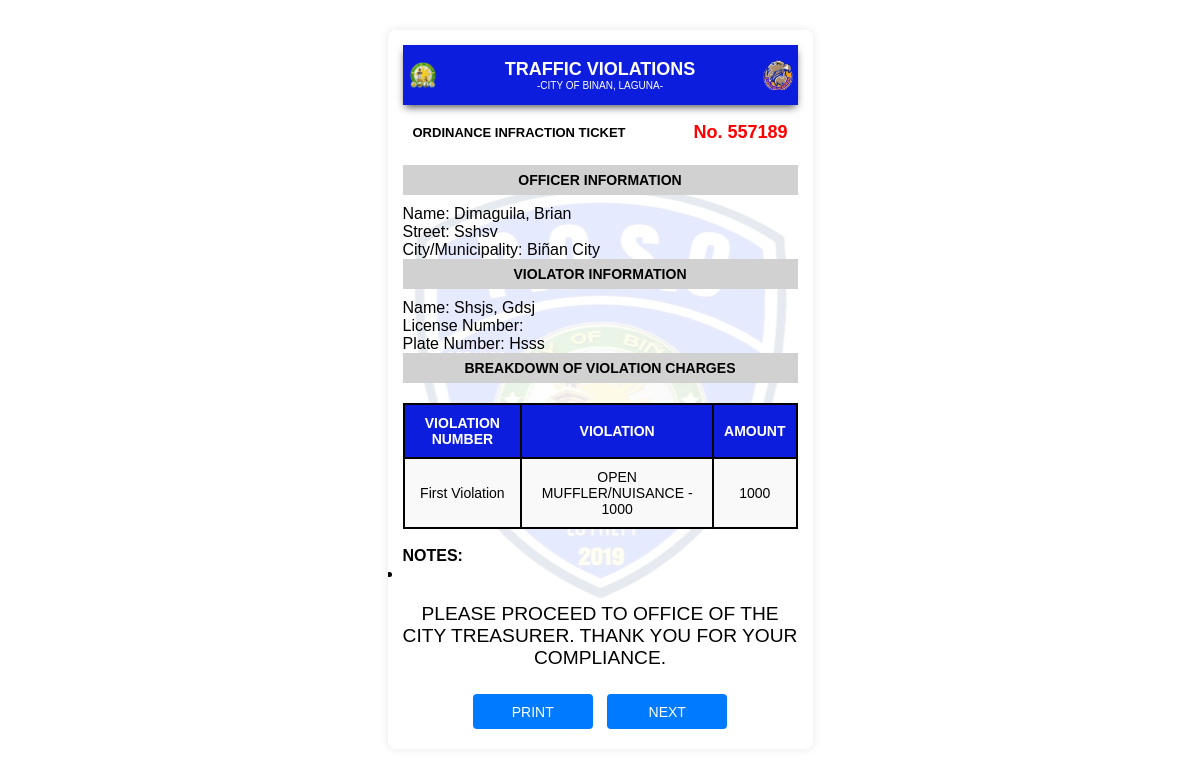
The page /poso.tix/receipt.php?ticket_number=557189 on the database its author committed.
### tables this page shows
CREATE TABLE `report` (
  `ID` int(11) NOT NULL,
  `ticket_number` varchar(6) DEFAULT NULL,
  `first_name` varchar(100) DEFAULT NULL,
  `middle_name` varchar(100) DEFAULT NULL,
  `last_name` varchar(100) DEFAULT NULL,
  `dob` date DEFAULT NULL,
  `address` varchar(255) DEFAULT NULL,
  `license` varchar(255) NOT NULL,
  `confiscated` enum('yes','no') NOT NULL,
  `violation_date` date DEFAULT NULL,
  `violation_time` time DEFAULT NULL,
  `street` varchar(100) DEFAULT NULL,
  `plate_number` varchar(20) DEFAULT NULL,
  `city` varchar(100) DEFAULT NULL,
  `registration` varchar(100) DEFAULT NULL,
  `vehicle_type` varchar(50) DEFAULT NULL,
  `vehicle_owner` varchar(100) DEFAULT NULL,
  `created_at` timestamp NOT NULL DEFAULT current_timestamp(),
  `signature` longblob NOT NULL
);

### poso.tix/receipt.php (the view, shortened to what this page needs)
<?php
include 'connection.php';
$ticket_number = $_GET['ticket_number'];
$sql = "SELECT 'First Violation' AS violation_type, first_violation, first_total, notes FROM violation WHERE ticket_number = ?
        UNION ALL
        SELECT 'Second Violation' AS violation_type, second_violation, second_total, notes FROM 2_violation WHERE ticket_number = ?
        UNION ALL
        SELECT 'Third Violation' AS violation_type, third_violation, third_total, notes FROM 3_violation WHERE ticket_number = ?
        ORDER BY violation_type ASC";
$stmt = $conn->prepare($sql);
$stmt->bind_param("iii", $ticket_number, $ticket_number, $ticket_number);
$stmt->execute();
$result = $stmt->get_result();
$sql_officer = "SELECT CONCAT(lastname, ', ', firstname) AS officer_name FROM hh_login LIMIT 1";
$stmt_officer = $conn->prepare($sql_officer);
$stmt_officer->execute();
$officer_result = $stmt_officer->get_result();
$officer = $officer_result->fetch_assoc();
$officer_name = $officer['officer_name'];
$sql_violator = "SELECT CONCAT(last_name, ', ', first_name) AS violator_name, license, plate_number, street, city FROM report WHERE ticket_number = ?";
$stmt_violator = $conn->prepare($sql_violator);
$stmt_violator->bind_param("i", $ticket_number);
$stmt_violator->execute();
$violator_result = $stmt_violator->get_result();
$violator = $violator_result->fetch_assoc();
$violator_name = $violator['violator_name'];
$license_number = $violator['license'];
$plate_number = $violator['plate_number'];
$street = $violator['street'];
$city = $violator['city'];
?>
<!DOCTYPE html>
<html lang="en">
<head>
    <link rel="stylesheet" href="style.css?v=1.0">
</head>
<body>
    <div class="container">
        <?php if ($result->num_rows > 0) : ?>
            <div class="ticket-container">
                <div class="header-container d-flex justify-content-between align-items-center">
                    <img src="/POSO/images/left.png" alt="Left Logo" class="logo">
                    <div class="col text-center">
                        <p class="title">Traffic Violations</p>
                        <p class="city">-City of Binan, Laguna-</p>
                    </div>
                    <img src="/POSO/images/arman.png" alt="Right Logo" class="logo">
                </div>
                <div class="ticket-info">
                    <p class="ticket-label">Ordinance Infraction Ticket</p>
                    <p class="ticket-number">No. <?php echo htmlspecialchars($ticket_number); ?></p>
                </div>
<div class="gray">
    <h3>Officer Information</h3>
</div>
<p>Name: <?php echo htmlspecialchars($officer_name); ?></p>
<p>Street: <?php echo htmlspecialchars($street); ?></p>
<p>City/Municipality: <?php echo htmlspecialchars($city); ?></p>
                <div class="gray">
                    <h3>Violator Information</h3>
                </div>
                <p>Name: <?php echo htmlspecialchars($violator_name); ?></p>
                <p>License Number: <?php echo htmlspecialchars($license_number); ?></p>
                <p>Plate Number: <?php echo htmlspecialchars($plate_number); ?></p>
                <div class="gray">
                    <h3>BREAKDOWN OF VIOLATION CHARGES</h3>
                </div>
                <table>
                    <thead>
                        <tr>
                            <th>VIOLATION NUMBER</th>
                            <th>VIOLATION</th>
                            <th>AMOUNT</th>
                        </tr>
                    </thead>
                    <tbody>
                        <?php
                        while ($violation = $result->fetch_assoc()) {
                            $violation_details = htmlspecialchars($violation['first_violation'] ?? $violation['second_violation'] ?? $violation['third_violation']);
                            $violation_amount = htmlspecialchars($violation['first_total'] ?? $violation['second_total'] ?? $violation['third_total']);
                            $formatted_violation_details = str_replace(", ", "<br>", $violation_details);
                            echo "<tr>
                                <td>" . htmlspecialchars($violation['violation_type']) . "</td>
                                <td>" . $formatted_violation_details . "</td>
                                <td>" . $violation_amount . "</td>
                            </tr>";
                        }
                        ?>
                    </tbody>
                </table>
                <br>
                <h4>NOTES:</h4>
                <ul>
                    <?php
                    $result->data_seek(0);
                    while ($violation = $result->fetch_assoc()) {
                        echo "<li>" . htmlspecialchars($violation['notes']) . "</li>";
                    }
                    ?>
                </ul>
                <p class="compliance-message">PLEASE PROCEED TO OFFICE OF THE CITY TREASURER. THANK YOU FOR YOUR COMPLIANCE.</p>
                <div class="button-container">
                    <button id="printButton" onclick="printReceipt()">Print</button>
                    <button id="nextButton" class="btn btn-secondary" onclick="goToNextPage()">Next</button>
                </div>
            </div>
        <?php else : ?>
            <p>No violation records found for this individual.</p>
        <?php endif; ?>
    </div>
</body>
</html>

### poso.tix/style.css (style rules this page uses)
* { margin: 0; padding: 0; box-sizing: border-box; }
body { font-family: Arial, sans-serif; background-color: #ffffff; padding: 10px; }
.container { display: flex; justify-content: center; align-items: center; min-height: 90vh; }
.ticket-container { width: 100%; max-width: 425px; padding: 15px; margin: 20px auto; border-radius: 8px; box-shadow: 0px 0px 10px rgba(0, 0, 0, 0.1); overflow-y: auto; height: auto; max-height: 800px; background-image: linear-gradient(rgba(255, 255, 255, 0.9), rgba(255, 255, 255, 0.9)), url('/POSO/images/poso.png'); background-position: center; background-repeat: no-repeat; }
.header-container { position: sticky; top: 0; left: 0; width: 100%; z-index: 10; display: flex; align-items: center; justify-content: space-between; background-color: #0c1ddd; height: 60px; box-shadow: 0 4px 8px -2px rgb(80, 79, 79); margin-bottom: 10px; }
.logo { padding: 5px; width: 40px; height: auto; }
.title { font-size: 18px; font-weight: bold; color: white; text-transform: uppercase; margin: 0; }
.city { font-size: 10px; color: white; text-align: center; text-transform: uppercase; }
.gray, .gray1 { color: #000; text-transform: uppercase; font-weight: bold; font-size: 12px; text-align: center; background-color: #d2d1d1; display: flex; justify-content: center; align-items: center; margin-bottom: 10px; }
.gray { height: 30px; }
.ticket-info { display: flex; justify-content: space-between; align-items: center; margin-bottom: 15px; }
.ticket-label { font-size: 13px; color: #000; font-weight: bold; text-transform: uppercase; padding: 10px; }
.ticket-number { font-size: 18px; color: red; font-weight: bold; padding: 5px 10px; }
table { width: 100%; border-collapse: collapse; margin-top: 15px; font-size: 14px; }
table th, table td { padding: 10px; text-align: center; border: 2px solid #000; }
table thead th { background-color: #0c1ddd; color: #fff; font-weight: bold; text-transform: uppercase; }
table tbody tr:nth-child(odd) { background-color: #f9f9f9; }
button { display: block; width: 100%; padding: 12px; background-color: #007BFF; color: white; border: none; border-radius: 4px; font-size: 16px; cursor: pointer; text-transform: uppercase; }

### poso.tix/receipt.php (style rules this page uses)
.compliance-message { text-align: center; font-weight: regular; margin-top: 20px; font-size: 1.2em; }
.button-container { text-align: center; margin-top: 20px; }
button { width: 120px; height: 35px; padding: 0; font-size: 14px; margin: 5px; display: inline-block; }
table { width: 100%; border-collapse: collapse; margin-top: 20px; }
th, td { border: 1px solid #ccc; padding: 10px; text-align: left; }
th { background-color: #f0f0f0; }

### rows shown on the page
report: street "Sshsv", city "Biñan City", plate_number "Hsss"

### other values the page prints
$ticket_number "557189"
$officer_name "Dimaguila, Brian"
$violator_name "Shsjs, Gdsj"
$violation['violation_type'] "First Violation"
str_replace(", ", "<br>", $violation_details) "OPEN MUFFLER/NUISANCE - 1000"
$violation_amount "1000"
